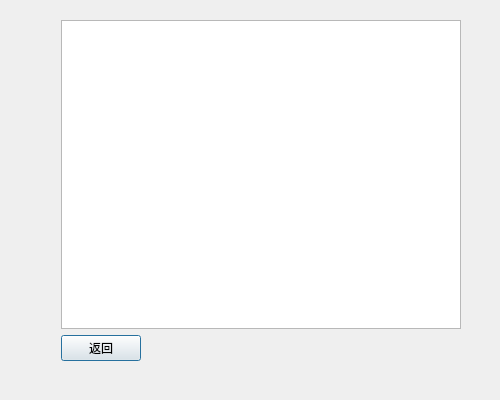
<?xml version="1.0" encoding="UTF-8"?>
<ui version="4.0">
 <class>MyTicketDialog</class>
 <widget class="QDialog" name="MyTicketDialog">
  <property name="geometry">
   <rect>
    <x>0</x>
    <y>0</y>
    <width>500</width>
    <height>400</height>
   </rect>
  </property>
  <property name="minimumSize">
   <size>
    <width>500</width>
    <height>400</height>
   </size>
  </property>
  <property name="maximumSize">
   <size>
    <width>500</width>
    <height>400</height>
   </size>
  </property>
  <property name="windowTitle">
   <string>我的车票</string>
  </property>
  <widget class="QWidget" name="layoutWidget">
   <property name="geometry">
    <rect>
     <x>50</x>
     <y>20</y>
     <width>411</width>
     <height>341</height>
    </rect>
   </property>
   <layout class="QFormLayout" name="formLayout">
    <property name="labelAlignment">
     <set>Qt::AlignRight|Qt::AlignTrailing|Qt::AlignVCenter</set>
    </property>
    <property name="formAlignment">
     <set>Qt::AlignRight|Qt::AlignTop|Qt::AlignTrailing</set>
    </property>
    <item row="0" column="0">
     <widget class="QTableWidget" name="tableWidget">
      <property name="minimumSize">
       <size>
        <width>400</width>
        <height>300</height>
       </size>
      </property>
     </widget>
    </item>
    <item row="1" column="0">
     <widget class="QPushButton" name="backPushButton">
      <property name="text">
       <string>返回</string>
      </property>
     </widget>
    </item>
   </layout>
  </widget>
 </widget>
 <resources/>
 <connections>
  <connection>
   <sender>backPushButton</sender>
   <signal>clicked()</signal>
   <receiver>MyTicketDialog</receiver>
   <slot>accept()</slot>
   <hints>
    <hint type="sourcelabel">
     <x>379</x>
     <y>347</y>
    </hint>
    <hint type="destinationlabel">
     <x>292</x>
     <y>361</y>
    </hint>
   </hints>
  </connection>
 </connections>
</ui>
